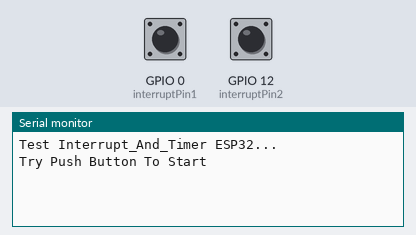
A sketch run on a simulated ESP32. Shown: the last lines printed to the serial monitor. The test bench sets the inputs (shaded band); at power-on: GPIO 0 (interruptPin1) HIGH, GPIO 12 (interruptPin2) HIGH.

Above: at 2.2 s.
2.3 s: GPIO 0 (interruptPin1) pulled LOW for 0.15 s
At 2.41 s:
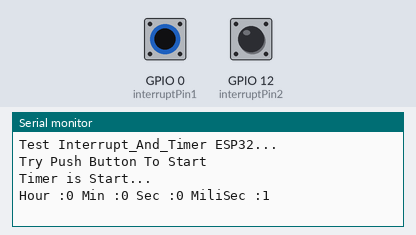
3.9 s: GPIO 12 (interruptPin2) pulled LOW for 0.15 s
At 4.08 s:
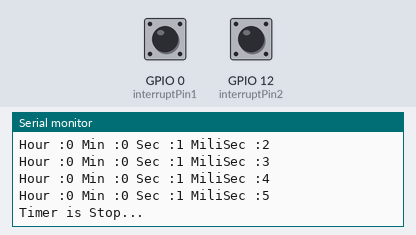
5.6 s: GPIO 0 (interruptPin1) pulled LOW for 1 s
At 5.71 s:
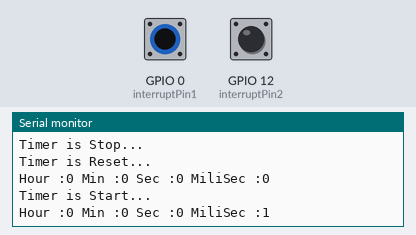
Timing chart, 0 to 8.6 s (numbered marks = the images above; inputs shaded):
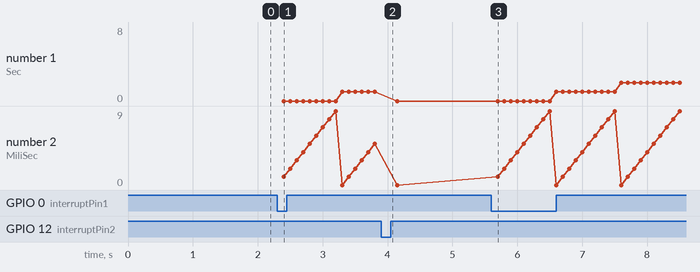

The sketch:

ESP32_stopwatch.ino
```cpp
//************ Set Interruppin ************

int interruptPin1     = 00;   // For Start,Stop InterruptTimer
int interruptPin2     = 12;   // For Reset InterrupTimer
int CountInterrupt33  = 0 ;
int CountInterrupt12  = 0 ;
int StateTimer        = 0 ;   // 0 = Stop , 1 = Start...

//************ Set Time ************
int Hour              = 0 ;
int Min               = 0 ;
int Sec               = 0 ;
int MiliSec           = 0 ;

//************ Set Debouncing_time ************
long debouncing_time1 = 300; //Debouncing Time in Milliseconds
volatile unsigned long last_micros1;

long debouncing_time2 = 300; //Debouncing Time in Milliseconds
volatile unsigned long last_micros2;

hw_timer_t * timer = NULL;
void IRAM_ATTR onTimer(){
  MiliSec++;
  if(MiliSec == 10){
    MiliSec = 0;
    Sec++;
    if(Sec == 60){
      Sec = 0;
      Min++;
      if(Min == 60){
        Min = 0;
        Hour++;
        if(Hour == 99){
          Hour = 0;
        }
      }
    }
  }
  SerialPrint();
}
void setup() {
  pinMode(interruptPin1,INPUT_PULLUP);
  pinMode(interruptPin2,INPUT_PULLUP);

  timer = timerBegin(0, 80, true);  // timer 0, MWDT clock period = 12.5 ns * TIMGn_Tx_WDT_CLK_PRESCALE -> 12.5 ns * 80 -> 1000 ns = 1 us, countUp
  timerAttachInterrupt(timer, &onTimer, true); // edge (not level) triggered
  timerAlarmWrite(timer, 100000, true); // 1000000 * 1 us = 1 s, autoreload true
  timerAlarmDisable(timer); // SetTimer Disable,Enable
  attachInterrupt(interruptPin1,debounceInterrupt1,FALLING);
  attachInterrupt(interruptPin2,debounceInterrupt2,FALLING);
  Serial.begin(9600);
  Serial.println("Test Interrupt_And_Timer ESP32...");
  delay(1000);
  Serial.println("Try Push Button To Start");
}

void loop() {
 vTaskDelay(portMAX_DELAY); // wait as much as posible ...
}


void debounceInterrupt1() {
  if((long)(micros() - last_micros1) >= debouncing_time1 * 1000) {
    Handleinterrupt1();
    last_micros1 = micros();
  }
}

void debounceInterrupt2() {
  if((long)(micros() - last_micros2) >= debouncing_time2 * 1000) {
    Handleinterrupt2();
    last_micros2 = micros();
  }
}

void Handleinterrupt1() {
  if(StateTimer == 0){        // if Timer is Stop
    timerAlarmEnable(timer);  // Enable Timer
    StateTimer = 1;           // Timer is Start
    Serial.println("Timer is Start...");
    }
  else{
    timerAlarmDisable(timer);  // Disable Timer
    StateTimer = 0;
    Serial.println("Timer is Stop...");
    }

}
void Handleinterrupt2() {
  if(StateTimer == 1){                    // if Timer is Starting
    timerAlarmDisable(timer);             // Disable Timer
    Serial.println("Timer is Stop...");
    delay(250);
     StateTimer  = 0 ;
     Hour        = 0 ;
     Min         = 0 ;
     Sec         = 0 ;
     MiliSec     = 0 ;
     StateTimer  = 0 ;                    // Reset Timer
     Serial.println("Timer is Reset...");
     SerialPrint();                       // Display To SerialPort
    }
  else{                                   // if Timer is Stop
    StateTimer  = 0 ;
    Hour        = 0 ;
    Min         = 0 ;
    Sec         = 0 ;
    MiliSec     = 0 ;
    StateTimer  = 0 ;
    delay(250);
    Serial.println("Timer is Reset...");
    SerialPrint();
    }
}
void SerialPrint(){
  Serial.print("Hour :");
  Serial.print(Hour);
  Serial.print(" Min :");
  Serial.print(Min);
  Serial.print(" Sec :");
  Serial.print(Sec);
  Serial.print(" MiliSec :");
  Serial.print(MiliSec);
  Serial.println("");
  }
```

Measured:
- after the input at 2.3 s, the serial monitor: prints a new line at once (image 1)
- after the input at 3.9 s, the serial monitor: prints a new line at once (image 2)
- after the input at 5.6 s, the serial monitor: prints a new line at once (image 3)
